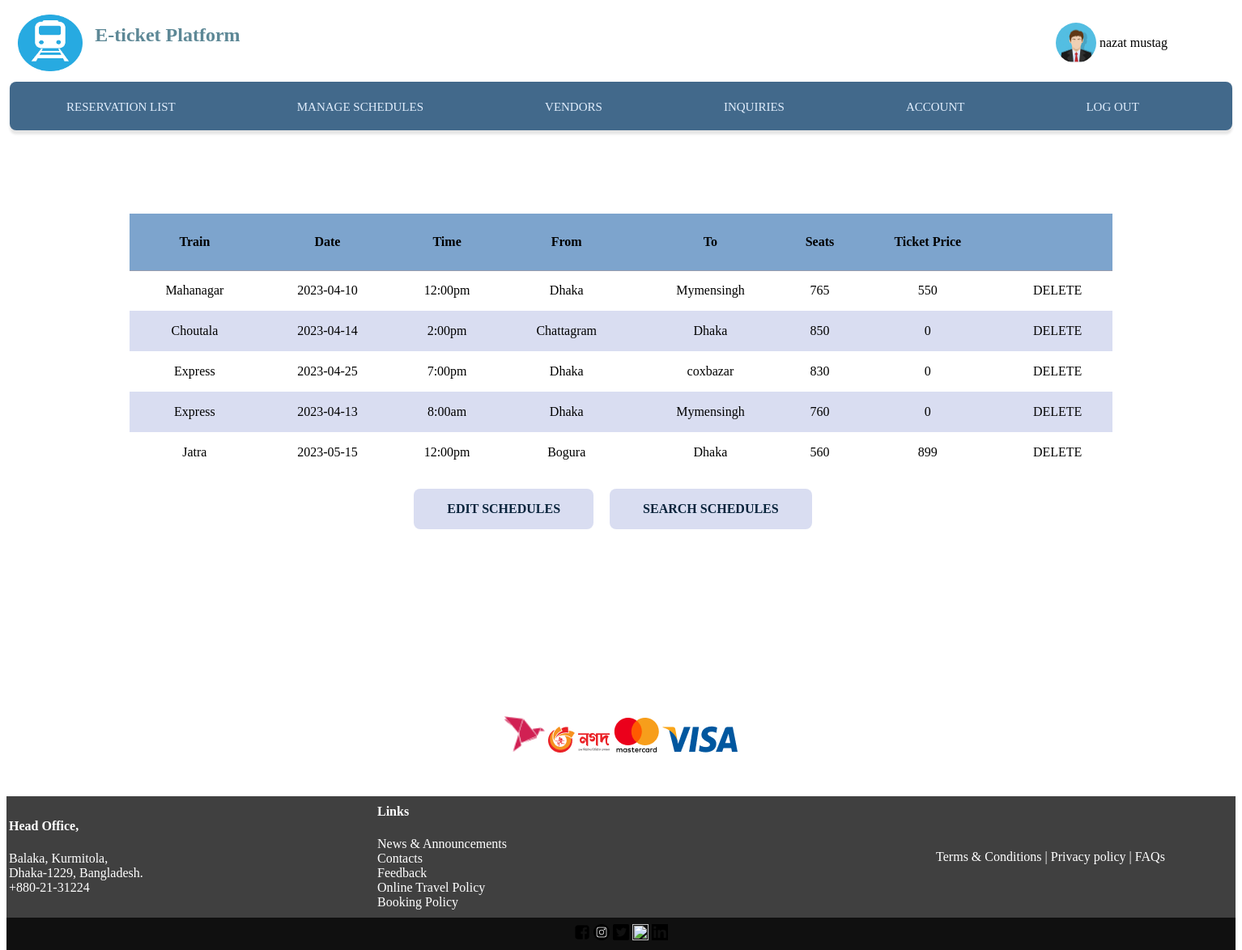
The page /view/Schedule.php (signed in) on the database its author committed.
### tables this page shows
CREATE TABLE `emp` (
  `username` varchar(100) NOT NULL,
  `phone` varchar(100) NOT NULL,
  `email` varchar(100) NOT NULL,
  `address` varchar(100) NOT NULL,
  `password` varchar(100) NOT NULL,
  `gender` varchar(100) NOT NULL,
  `dob` varchar(100) NOT NULL,
  `nid` varchar(100) NOT NULL
);

CREATE TABLE `schedule` (
  `train` varchar(100) NOT NULL,
  `fromstation` varchar(100) NOT NULL,
  `tostation` varchar(100) NOT NULL,
  `date` varchar(100) NOT NULL,
  `time` varchar(100) NOT NULL,
  `seats` int(100) NOT NULL,
  `price` int(100) NOT NULL,
  `booked` int(100) NOT NULL
);

### control/ScheduleCheck.php (called while the page is built, shortened)
<?php
include("../model/mydb.php");
$mydb= new MyDB();
$conObj = $mydb->openCon();
$data = $mydb->getUserEmail($conObj,"emp",$_SESSION['email']);
if($data->num_rows>0)
{
    while($row=$data->fetch_assoc())
    {
        $name=$row['username'];
        $file=$row['nid'];
    }
}
$mydb1= new MyDB();
$conObj1 = $mydb1->openCon();
$data1 = $mydb1->getSchedules($conObj1,"schedule");

### model/mydb.php (called while the page is built, shortened)
<?php
class MyDB{
    function getUserEmail($con,$table,$email)
    {
        $sql="SELECT * FROM $table WHERE email='$email'";
        $db=$con->query($sql);
        return $db;
    }
    function getSchedules($con,$table)
    {
        $sql="SELECT train,date,time,fromstation,tostation,seats,price FROM $table";
        $db=$con->query($sql);
        return $db;
    }
}
?>

### view/Schedule.php (the view, shortened to what this page needs)
<?php
     include "../control/ScheduleCheck.php";
?>
<html>
    <head>
        <link rel="stylesheet" type="text/css" href="../css/mycss.css">
    </head>
    <body>
    <table height=90 width=1500>
            <tr>
                <td width=7% align="center"><a href="../view/EmpHome.php"><img src="../resources/train2.png" width=80px height=70px></a></td>
                <td width=73%><h2><font color="#5D8896">E-ticket Platform</font></h2></td>
                <td width=10% align="right"><img class="dp" src="<?php echo $file; ?>" width=50px height=50px></td>
                <td width=10% align="left">
                    <?php
                           echo $name;
                        ?>
                </td>
            </tr>
        </table>
        <table width=100% height=60>
            <tr>
              <td class="navtable">
                 <div class="container">
                 <nav>
                  <ul>
                    <li><a href="../view/Reservations.php">Reservation List</li>
                    <li>  <a href="../view/Schedule.php">Manage schedules</li>
                    <li>  <a href="../view/Vendors.php">Vendors</li>
                    <li>  <a href="../view/Inquiries.php">Inquiries</li>
                    <li> <a href="../view/EditAcc.php">Account</li>
                    <li>  <a href="../control/logout2.php">Log out</li>
                  </ul>
                </nav>
                </div>
             </td>
           </tr>
        </table>
        <div class="mainTable">
        <div class="mainTable2">
                <table align='center' width=80% bgcolor="white">
                <?php
                    echo '<tr>';
                    echo '<th >Train</th><th>Date</th><th>Time</th><th>From</th><th>To</th><th>Seats</th><th>Ticket Price</th><th></th>';
                    echo '</tr>';
                    while($row=$data1->fetch_assoc())
                    {
                        echo '<tr>';
                        echo '<td align="center">'.$row['train'].'</td>';
                        echo '<td align="center">'.$row['date'].'</td>';
                        echo '<td align="center">'.$row['time'].'</td>';
                        echo '<td align="center">'.$row['fromstation'].'</td>';
                        echo '<td align="center">'.$row['tostation'].'</td>';
                        echo '<td align="center">'.$row['seats'].'</td>';
                        echo '<td align="center">'.$row['price'].'</td>';
                        echo '<td class="scdeltd" align="center"><a href="Schedule.php?train='.$row['train'].'">Delete</a></td>';
                        echo '</tr>';
                    }
                ?>
               </table>
               <table align="center">
               <tr>
                    <td class="editsc" align="center"><a href="../view/EditSchedule.php">Edit Schedules</a></td>
                    <td class="editsc2" align="center"><a href="../view/SearchSchedule.php">Search Schedules</a></td>
                </tr>
               </table>
                </div>
               </div>
        <?php include('../view/footer2.php'); ?>
    </body>
</html>

### css/mycss.css (style rules this page uses)
div.mainTable { position:relative; top: 100px; }
div.mainTable2 table { border-collapse: collapse; max-height: 50px; overflow-y: scroll; }
div.mainTable2 th { height: 70px; border-bottom: 1px solid #979daf; background-color: #4985b9a2; }
div.mainTable2 tr td { height: 50px; }
div.mainTable2 tr:nth-child(odd) { background-color: #d9ddf1; }
div.mainTable2 tr:nth-child(even) { background-color: #ffffff; }
.editsc { position: relative; top:20px; right:20px; border-radius: 8px; }
.editsc2 { position: relative; top:20px; border-radius: 8px; }
.editsc2 a { text-decoration: none; text-transform:uppercase; color: rgb(8, 35, 59); font-weight: bold; padding: 20px 40px; }
.editsc a { text-decoration: none; text-transform:uppercase; color: rgb(8, 35, 59); font-weight: bold; padding: 20px 40px; }
.scdeltd a { border-radius: 10px; text-decoration: none; text-transform: uppercase; color: #050505; }
.container { width: 100%; display: flex; align-items: center; justify-content: center; }
nav { position: relative; width: 1500px; height: 50px; border-radius: 8px; background: #42698b; padding: 5px; box-shadow: 0 5px 3px 0 rgba(0,0,0,.1); }
nav ul li { list-style: none; display: inline-block; font-size: 15px; font-weight: 500; color: white; cursor: pointer; z-index: 2; }
nav a { font-size: 15px; display: inline-block; padding: 0px 25px; line-height: 40px; text-transform: uppercase; color: rgb(224, 237, 252); text-decoration: none; position: relative; text-align: center; bottom: 10px; z-index: 2; transition: color 0.1s; }
nav a::after { content: ''; background: #06395b; width: 250px; height: 100%; border-radius: 8px; position: absolute; top: 50%; left: 50%; transform: translate(-50%,-50%); z-index: -1; opacity: 0; }
img.dp { border-radius: 50%; }

### rows shown on the page
emp: nid (picture), username "nazat mustag"
schedule: train "Mahanagar", date "2023-04-10", time "12:00pm", fromstation "Dhaka", tostation "Mymensingh", seats "765", price "550"
schedule: train "Choutala", date "2023-04-14", time "2:00pm", fromstation "Chattagram", tostation "Dhaka", seats "850", price "0"
schedule: train "Express", date "2023-04-25", time "7:00pm", fromstation "Dhaka", tostation "coxbazar", seats "830", price "0"
schedule: train "Express", date "2023-04-13", time "8:00am", fromstation "Dhaka", tostation "Mymensingh", seats "760", price "0"
schedule: train "Jatra", date "2023-05-15", time "12:00pm", fromstation "Bogura", tostation "Dhaka", seats "560", price "899"
